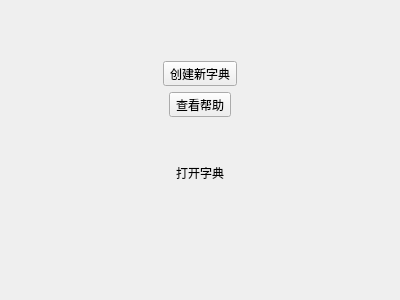
<?xml version="1.0" encoding="UTF-8"?>
<ui version="4.0">
 <class>DefaultPage</class>
 <widget class="QWidget" name="DefaultPage">
  <property name="geometry">
   <rect>
    <x>0</x>
    <y>0</y>
    <width>400</width>
    <height>300</height>
   </rect>
  </property>
  <property name="windowTitle">
   <string>Form</string>
  </property>
  <layout class="QVBoxLayout" name="verticalLayout_2">
   <item>
    <spacer name="verticalSpacer">
     <property name="orientation">
      <enum>Qt::Vertical</enum>
     </property>
     <property name="sizeType">
      <enum>QSizePolicy::Fixed</enum>
     </property>
     <property name="sizeHint" stdset="0">
      <size>
       <width>0</width>
       <height>50</height>
      </size>
     </property>
    </spacer>
   </item>
   <item>
    <layout class="QVBoxLayout" name="verticalLayout">
     <item>
      <layout class="QHBoxLayout" name="horizontalLayout_2">
       <item>
        <widget class="QToolButton" name="createNewDict">
         <property name="text">
          <string>创建新字典</string>
         </property>
        </widget>
       </item>
      </layout>
     </item>
     <item>
      <layout class="QHBoxLayout" name="horizontalLayout">
       <item>
        <widget class="QToolButton" name="openHelp">
         <property name="text">
          <string>查看帮助</string>
         </property>
        </widget>
       </item>
      </layout>
     </item>
    </layout>
   </item>
   <item>
    <spacer name="verticalSpacer_3">
     <property name="orientation">
      <enum>Qt::Vertical</enum>
     </property>
     <property name="sizeType">
      <enum>QSizePolicy::Fixed</enum>
     </property>
     <property name="sizeHint" stdset="0">
      <size>
       <width>20</width>
       <height>40</height>
      </size>
     </property>
    </spacer>
   </item>
   <item>
    <layout class="QHBoxLayout" name="openDict">
     <item>
      <spacer name="horizontalSpacer">
       <property name="orientation">
        <enum>Qt::Horizontal</enum>
       </property>
       <property name="sizeType">
        <enum>QSizePolicy::Expanding</enum>
       </property>
       <property name="sizeHint" stdset="0">
        <size>
         <width>40</width>
         <height>20</height>
        </size>
       </property>
      </spacer>
     </item>
     <item>
      <layout class="QVBoxLayout" name="dictContainer">
       <item>
        <widget class="QLabel" name="label">
         <property name="text">
          <string>打开字典</string>
         </property>
        </widget>
       </item>
      </layout>
     </item>
     <item>
      <spacer name="horizontalSpacer_3">
       <property name="orientation">
        <enum>Qt::Horizontal</enum>
       </property>
       <property name="sizeHint" stdset="0">
        <size>
         <width>40</width>
         <height>20</height>
        </size>
       </property>
      </spacer>
     </item>
    </layout>
   </item>
   <item>
    <spacer name="verticalSpacer_2">
     <property name="orientation">
      <enum>Qt::Vertical</enum>
     </property>
     <property name="sizeHint" stdset="0">
      <size>
       <width>20</width>
       <height>40</height>
      </size>
     </property>
    </spacer>
   </item>
  </layout>
 </widget>
 <resources/>
 <connections/>
</ui>
